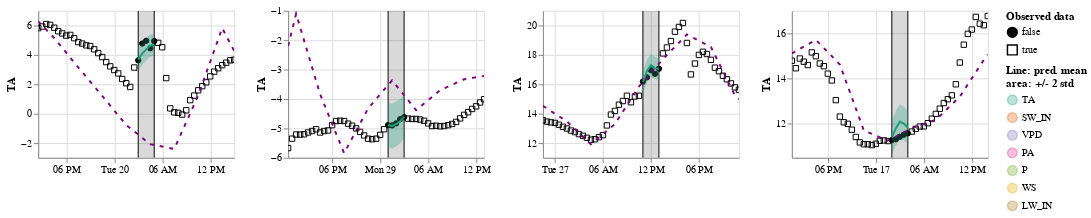

The code cell stored with this chart in its notebook:
### Code cell
show_results(learn_TA, items=items_TA, hide_no_gap=True, control_map=control_map)
